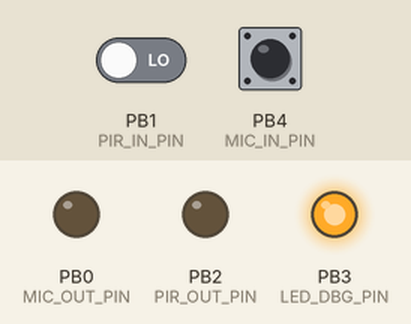
A sketch run on a simulated ATtiny85, built with avr-gcc and run on an emulated ATtiny85. Parts: output pins drawn as LEDs (lit = HIGH). The inputs (shaded band) are chosen by the test bench; at power-on: PB4 (MIC_IN_PIN) HIGH, PB1 (PIR_IN_PIN) LOW. Sleep ends after the set time or at an interrupt.

Above: at 2.2 s.
2.3 s: PB4 (MIC_IN_PIN) pulled LOW for 0.8 s
At 3.6 s:
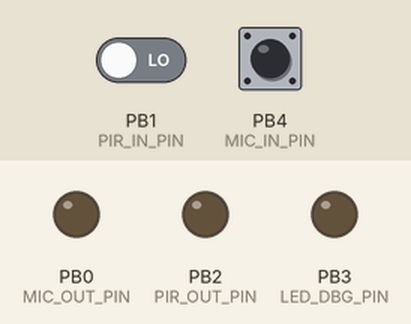
5.6 s: PB1 (PIR_IN_PIN) driven HIGH
At 6.8 s:
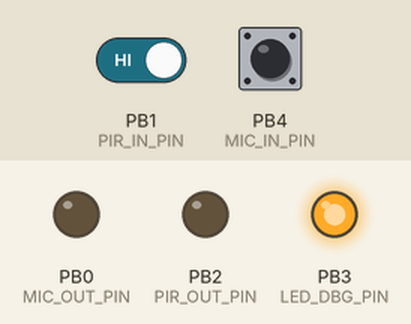
7.1 s: PB4 (MIC_IN_PIN) pulled LOW for 3.2 s
At 7.3 s:
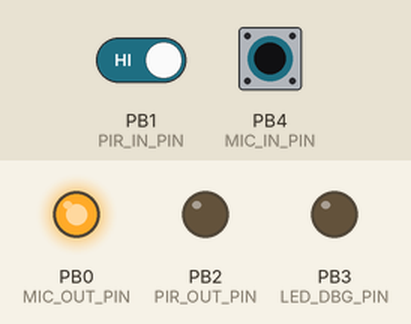
Timing chart, 0 to 12.5 s (numbered marks = the images above; inputs shaded):
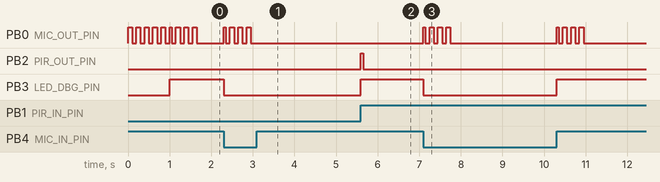

Measured:
- after the input at 2.3 s, PB0 (MIC_OUT_PIN): alternates HIGH for 0.10 s and LOW for 0.10 s, 8 changes in all, then stays LOW, starting at once; PB3 (LED_DBG_PIN): HIGH → LOW at once
- after the input at 5.6 s, PB2 (PIR_OUT_PIN): LOW → HIGH at once, → LOW 0.05 s later; PB3 (LED_DBG_PIN): LOW → HIGH at once
- after the input at 7.1 s, PB0 (MIC_OUT_PIN): goes HIGH 0.05 s, 3 × (LOW 0.10 s, HIGH 0.10 s), LOW 2.5 s, HIGH 0.05 s, 3 × (LOW 0.10 s, HIGH 0.10 s), then LOW, starting at once; PB3 (LED_DBG_PIN): HIGH → LOW at once, → HIGH 3.2 s later
- by itself, PB0 (MIC_OUT_PIN): alternates HIGH for 0.10 s and LOW for 0.10 s, 17 changes in all, then stays LOW

The sketch:

fall_attiny_mic_debug.ino
```cpp
// ATtiny85 MIC Debug Firmware
// PURPOSE: Flash MIC_OUT (PB0) LED to visually confirm whether the ATtiny85
//          is seeing the MIC's digital output transitions.
//
// WIRING FOR DEBUG:
//   Connect an LED + 330Ω resistor from PB0 (MIC_OUT_PIN) to GND.
//   Or just observe the ESP32's Pin 4 line — it will pulse on every MIC detection.
//
// BEHAVIOR:
//   - On MIC state change: 3 rapid blinks (100ms each) on PB0
//   - On PIR trigger: 1 long blink (500ms) on PB2 (normal)
//   - Between triggers: PB3 (onboard LED on some Digispark boards) shows MIC_IN raw state
//
// After debugging, reflash with the production fall_attiny_v1.ino

#include <avr/sleep.h>
#include <avr/interrupt.h>

// --- HARDWARE PINS ---
#define MIC_OUT_PIN  0  // PB0: Sends wake pulse to ESP32 Pin 4
#define PIR_IN_PIN   1  // PB1: PCINT1 (From PIR module)
#define PIR_OUT_PIN  2  // PB2: Sends wake pulse to ESP32 Pin 13
#define LED_DBG_PIN  3  // PB3: Onboard LED (Digispark Model B) — used as MIC level mirror
#define MIC_IN_PIN   4  // PB4: PCINT4 (From 4-Pin Mic DO pin)

bool lastPirState = LOW;
bool lastMicState = LOW;
volatile bool wakeFlag = false;

ISR(PCINT0_vect) {
  wakeFlag = true;
}

void blinkFast(int pin, int count) {
  for (int i = 0; i < count; i++) {
    digitalWrite(pin, HIGH);
    delay(100);
    digitalWrite(pin, LOW);
    delay(100);
  }
}

void setup() {
  pinMode(PIR_OUT_PIN, OUTPUT);
  pinMode(MIC_OUT_PIN, OUTPUT);
  pinMode(LED_DBG_PIN, OUTPUT);  // Debug LED

  digitalWrite(PIR_OUT_PIN, LOW);
  digitalWrite(MIC_OUT_PIN, LOW);
  digitalWrite(LED_DBG_PIN, LOW);

  pinMode(PIR_IN_PIN, INPUT);
  pinMode(MIC_IN_PIN, INPUT_PULLUP);  // Same as production: internal pull-up for clean idle HIGH

  // Configure Pin Change Interrupts for PIR and MIC
  GIMSK |= (1 << PCIE);
  PCMSK |= (1 << PCINT1);  // PIR
  PCMSK |= (1 << PCINT4);  // MIC

  set_sleep_mode(SLEEP_MODE_PWR_DOWN);

  // Startup blink: 5 rapid flashes on MIC_OUT to confirm firmware is loaded
  blinkFast(MIC_OUT_PIN, 5);
}

void loop() {
  bool currentPirState = digitalRead(PIR_IN_PIN);
  bool currentMicState = digitalRead(MIC_IN_PIN);

  // --- Mirror MIC_IN raw level to debug LED ---
  // This lets you see the LIVE state of the MIC digital output
  // If the LED stays solid ON or solid OFF and never changes during sound,
  // the MIC module's HIGH isn't crossing ATtiny85's VIH threshold (~2.6V @ 5V VCC)
  digitalWrite(LED_DBG_PIN, currentMicState);

  // --- PIR LOGIC (normal) ---
  if (currentPirState == HIGH && lastPirState == LOW) {
    digitalWrite(PIR_OUT_PIN, HIGH);
    delay(50);
    digitalWrite(PIR_OUT_PIN, LOW);
  }

  // --- MIC LOGIC (debug enhanced) ---
  if (currentMicState != lastMicState) {
    // Normal wake pulse to ESP32
    digitalWrite(MIC_OUT_PIN, HIGH);
    delay(50);
    digitalWrite(MIC_OUT_PIN, LOW);

    // DEBUG: 3 rapid blinks on MIC_OUT to visually confirm detection
    delay(100);
    blinkFast(MIC_OUT_PIN, 3);

    // 500ms acoustic debounce
    delay(500);
  }

  lastPirState = currentPirState;
  lastMicState = digitalRead(MIC_IN_PIN);

  // --- SLEEP ---
  sleep_enable();
  noInterrupts();
  GIFR = (1 << PCIF);
  interrupts();
  sleep_cpu();
  sleep_disable();
}
```
